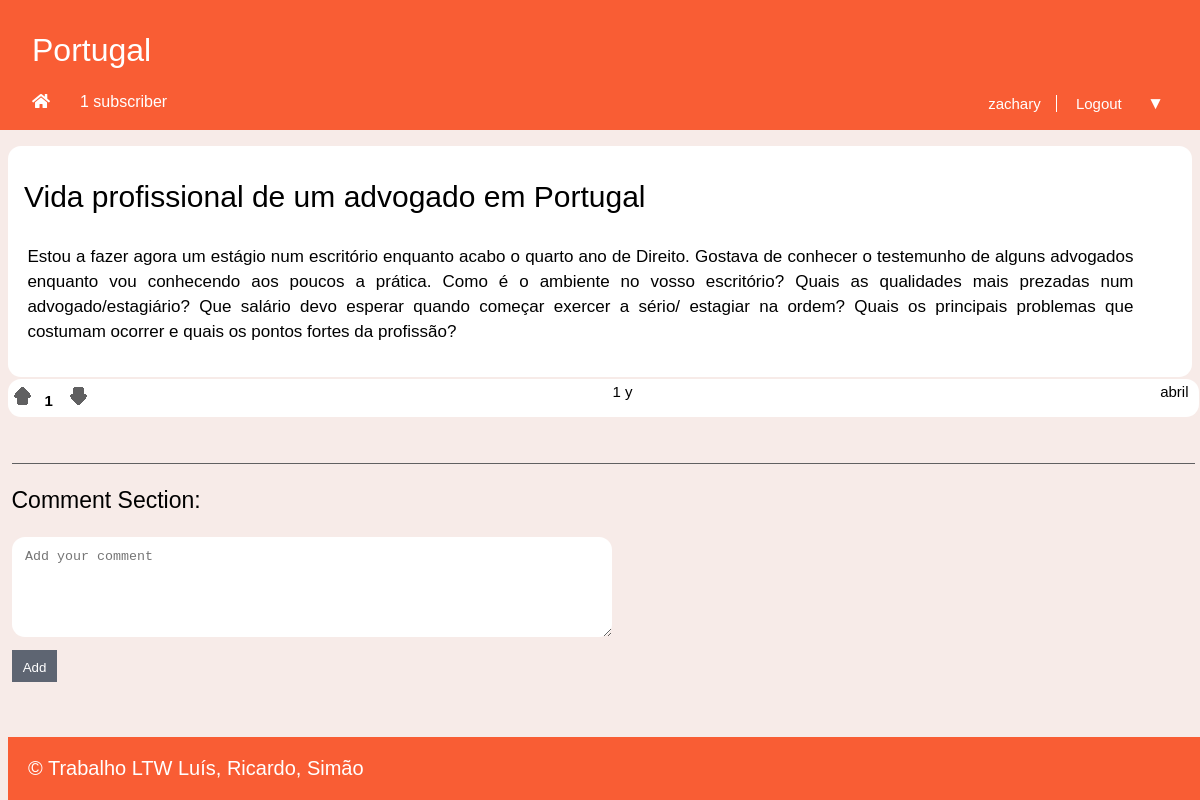
The app's page /pages/story.php?id=2 (signed in) with its own data.
### tables this page shows
CREATE TABLE Story (
  id INTEGER PRIMARY KEY,
  title VARCHAR,
  published INTEGER, -- date when the story was published in epoch format
  channel VARCHAR REFERENCES channel, -- comma separated tags
  author VARCHAR REFERENCES utilizer, -- who wrote the article
  points INTEGER DEFAULT 0,
  fulltext VARCHAR
);

### database/db_story.php (called while the page is built, shortened)
<?php
	function getStoryMainInfoById($storyId) {
		$db = Database::instance()->db();
		$correspondingStory = $db->prepare('SELECT * FROM Story WHERE id = ?');
		$correspondingStory->execute(array($storyId));
		return $correspondingStory->fetchAll();
	}
?>

### database/db_channel.php (called while the page is built, shortened)
<?php
	function getNumberOfSubscribers($channel)
	{
		$db = Database::instance()->db();
		$subscribers = $db->prepare('SELECT count(*) as subscribers FROM UserSubscriptions WHERE channel = ?');
		$subscribers->execute(array($channel));
		$subscribers = $subscribers->fetchAll();
		return $subscribers;
	}
?>

### templates/tpl_common.php (the view, shortened to what this page needs)
<?php
	include_once('tpl_story.php');
	include_once('../templates/tpl_sub.php');
	include_once('../database/db_story.php');
	include_once('../database/db_channel.php');
?>
<?php function draw_header($username, $channel, $title) { ?>
	<!DOCTYPE html>
	<html>
		<head>
			<link rel="stylesheet" href="../css/common.css">
			<link rel="stylesheet" href="https://use.fontawesome.com/releases/v5.6.1/css/all.css">
		</head>
		<body>
			<header>
				<?php if($channel === "Homepage") { ?>
					<a id="title" href="../pages/homepage.php"><?=$channel?></a>
				<?php } else { ?>
					<a id="title" href="../pages/channel.php?name=<?=$channel?>"><?=$channel?></a>
					<?php $subscribers = getNumberOfSubscribers($channel) ?>
					<?php if($subscribers[0]["subscribers"] === '1') {?>
						<a id="subscribers"><?=$subscribers[0]["subscribers"]?> subscriber </a>
					<?php } else { ?>
						<a id="subscribers"><?=$subscribers[0]["subscribers"]?> subscribers </a>
					<?php } ?>
					<a id="home" href="../pages/homepage.php"><i class="fas fa-home"></i></a>
				<?php } ?>
				<?php if($username != NULL) { ?>
					<nav id="signup">
						<a id="profile" href="../pages/profile.php?name=<?=$username?>"><?= $username ?></a>
						<a href="../actions/action_logout.php">Logout
						</a>
					</nav>
				<?php } ?>
			</header>
<?php } ?>
<?php function draw_references($text) {
	preg_match_all("/#(\\w+)/", $text, $channelMatches);
	if(!empty($channelMatches)){
		$channelName = $channelMatches[1];
		if($channelName != ''){
			$replace1 = preg_replace_callback("/#(\\w+)/",
			function($matches) {
				if(channelExists($matches[1])){
					return '<a href="../pages/channel.php?name=' . $matches[1] . '">' . $matches[1] . '</a>';
				}
				return $matches[0];
			},
			$text);
		}
	}
	return $replace1;
} ?>
<?php function time_elapsed($date) {
	$now = new DateTime;
	$ago = new DateTime($date);
	$diff = $now->diff($ago);
	$diff->w = floor($diff->d / 7);
	$diff->d -= $diff->w * 7;
	$string = array(
		'y' => 'y',
		'm' => 'm',
		'w' => 'w',
		'd' => 'd',
		'h' => 'h',
		'i' => 'min',
		's' => 's',
	);
	foreach ($string as $k => &$v) {
		if ($diff->$k) {
			$v = $diff->$k . ' ' . $v;
		} else {
			unset($string[$k]);
		}
	}
	$string = array_slice($string, 0, 1);
	return $string ? implode(', ', $string) . '' : 'just now';
} ?>
<?php function draw_info_bar_story($storyId, $author, $channel, $date, $points) { ?>
	<?php if(isset($_SESSION['username'])){
		$username = $_SESSION['username'];
	} else {
		$username = -1;
	} ?>
	<section class="infoBar">
		<div id="start">
			<input type="checkbox" class="up" data-id=<?=$storyId?> data-point="1" data-username=<?=$username?>>
			<h6 id="points"><?=$points?></h6>
			<input type="checkbox" class="down" data-id=<?=$storyId?> data-point="0" data-username=<?=$username?>>
		</div>
		<div id="middle">
			<a id="date"><?=time_elapsed('@' . $date)?></a>
		</div>
		<div id="end">
			<a id="profile" href="../pages/profile.php?name=<?=$author?>"><?=$author?></a>
		</div>
	</section>
<?php } ?>
<?php function draw_footer() { ?>
	</body>
	<footer>
		<p>&copy; Trabalho LTW Luís, Ricardo, Simão</p>
	</footer>
	</html>
<?php } ?>

### templates/tpl_story.php (shortened to what this page needs)
<?php
	include_once('../templates/tpl_common.php');
	include_once('../database/db_story.php');
?>
<?php function draw_story($story) { ?>
	<link rel="stylesheet" href="../css/story.css">
	<?php $newtext = draw_references($story[0]['fulltext']); ?>
	<section id ="storyCards">
		<section id="storyText">
			<h1><?=$story[0]['title']?></h1>
			<p><?=$newtext?></p>
		</section>
		<?php draw_info_bar_story($story[0]['id'], $story[0]['author'], false, $story[0]['published'], $story[0]['points']); ?>
	</section>
<?php } ?>
<?php function draw_comment_section($storyId) { ?>
	<link rel="stylesheet" href="../css/story.css">
	<h3 id="comments"> Comment Section: </h3>
	<?php if(!isset($_SESSION['username'])) { ?>
		<form>
			<textarea class="addComment" name="comment" placeholder="Add your comment" rows="3" cols="50"></textarea>
			<input type="hidden" name="username" value="<?=$_SESSION['username']?>">
			<input type="hidden" name="story" value="<?=$storyId?>">
			<input class="submitComment" type="submit" value="Add" disabled>
		</form>
	<?php } else {?>
		<form>
			<textarea class="addComment" name="comment" placeholder="Add your comment" required></textarea>
			<input class="submitComment" type="submit" value="Add">
		</form>
	<?php } ?>
<?php } ?>

### css/common.css (style rules this page uses)
html { position: relative; min-height: 100%; }
body { margin: 0 auto; padding-bottom: 5em; max-width: 80em; background-color: #F7EBE8; }
body > header { display: grid; grid-template-columns: 1fr auto; grid-template-rows: auto auto; background-color: #F95D34 ; color: white; font-family: Verdana, sans-serif; }
body > header #title { padding-top: 1em; padding-left: 1em; text-decoration: none; color: white; font-size: 32px; grid-column: 1; grid-row: 1; cursor: pointer; }
body > header #home { padding-top: 1.5em; padding-left: 2em; padding-bottom: 15px; grid-column: 1; grid-row: 3; color: white; }
body > header #subscribers { padding-top: 1.5em; padding-left: 2em; padding-bottom: 15px; margin-left: 3em; grid-column: 1; grid-row: 3; }
body > header #signup { padding-top: 1.5em; padding-right: 2em; padding-bottom: 15px; grid-column: 2; grid-row: 3; font-size: 15px; }
body > header > #signup > a:first-child { border-right: 1px solid white; }
body > header > #signup > #profile { cursor: pointer; }
body > header > #signup > a { padding: 0 1em; color: white; text-decoration: none; }
body > header #signup > a:first-child { padding-left: 0; }
.infoBar { background-color: white; border: none; border-radius: 13px; display: flex; flex-direction: row; justify-content: space-between; margin: 2px 0.5em 15px 0.5em; padding: 4px 3px 7px 0; width: 99%; font-family: Arial, sans-serif; }
.up:before { content: ""; display: inline-block; padding: 0; margin: 0; width: 20px; height: 20px; background: url(../images/UpvoteGrey.png); }
.down:before { content: ""; display: inline-block; padding: 0; margin: 0; width: 20px; height: 20px; background: url(../images/DownvoteGrey.png); }
.infoBar #points { color: black; font-size: 15px; padding-left: 0.8em; padding-right: 0.5em; display: inline; padding-bottom: 15px; }
.infoBar #date { color: black; font-size: 15px; font-weight: 100; display: inline; }
.infoBar #profile { color: black; text-decoration: none; cursor: pointer; font-size: 15px; display:inline; padding-right: 0.5em; }
footer { position: absolute; bottom: 0; max-width: 80em; width: 100%; margin-left: 0.5em; background-color: #F95D34; color: white; font-family: Verdana, sans-serif; }
footer p { font-size: 20px; padding-left: 1em; }

### css/story.css (style rules this page uses)
#storyText { background-color: white; border-radius: 13px; margin: 1em 0.5em 0em 0.5em; padding: 1em; }
#storyText > h1 { text-align: left; font-size: 30px; font-weight: 400; font-family: Verdana, sans-serif; margin-top: 0.6em; }
#storyText > p { text-align: justify; font-size: 17px; line-height: 25px; font-family: Arial, sans-serif; margin-left: 0.2em; margin-right: 2.5em; }
#comments { margin-top: 2em; padding-top: 1em; margin-left: 0.5em; margin-right: 0.2em; border-top: 1px solid #606061; font-weight: 100; font-size: 23px; font-family: Verdana, sans-serif; }
.addComment { border: none; border-radius: 13px; margin-left: 0.9em; padding-top: 10px; padding-left: 13px; padding-right: 5px; line-height: 20px; width: 600px; height: 100px; }
.submitComment { display: block; margin: 1em 0 1.3em 0.9em; padding: 0.8em 0.8em 0.5em 0.8em; border: none; background-color: #5E6572; color: white; }

### records on screen
story: channel "Portugal", title "Vida profissional de um advogado em Portugal", fulltext "Estou a fazer agora um estágio num escritório enquanto acabo o quarto ano de Direito. Gostava de conhecer o testemunho de alguns advogados enquanto vou conhecendo aos poucos a prática. Como é o ambiente no vosso escritório? Quais as qualidades mais prezadas num advogado/estagiário? Que salário devo esperar quando começar exercer a sério/ estagiar na ordem? Quais os principais problemas que costumam ocorrer e quais os pontos fortes da profissão?", points "1", published "1 y", author "abril"

### other values on screen
$subscribers[0]["subscribers"] "1"
$username "zachary"
